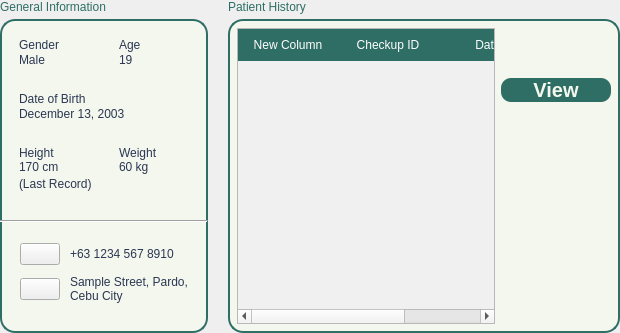
              <widget class="QWidget" name="PatInfo" native="true">
               <property name="sizePolicy">
                <sizepolicy hsizetype="Preferred" vsizetype="Expanding">
                 <horstretch>0</horstretch>
                 <verstretch>0</verstretch>
                </sizepolicy>
               </property>
               <property name="styleSheet">
                <string notr="true">#PatGenInfo, #HistoryCon {
	background-color: #F4F7ED;
	border: 2px solid #2E6E65;
	border-radius: 15px;
}
QLabel {
	font: 12pt &quot;Lexend&quot;;
	color: #2B3752;
}
#PatGender, #PatAge, #PatDoB, #PatContact, #PatAddress, #PatHeight, #PatWeight, #TransactionID, #Diagnosis, #TransactionDate {
	font: 500 15pt &quot;Lexend&quot;;
}
#title, #title_2, #title_3 {
	font: 10pt &quot;Lexend&quot;;
}
#Header_3, #Header_2 {
	color: #2E6E65;
	font: 700 15pt &quot;Lexend&quot;;
}
#HistoryObject {
	background-color: rgba(46, 110, 101, 0.3);
	border-radius: 15px;
}
Line {
	background-color: #2E6E65;
	max-height: 2px;
}
#LastRecord {
	font: 300 10pt &quot;Lexend Light&quot;;
}</string>
               </property>
               <layout class="QHBoxLayout" name="horizontalLayout_5">
                <property name="spacing">
                 <number>20</number>
                </property>
                <property name="leftMargin">
                 <number>0</number>
                </property>
                <property name="topMargin">
                 <number>0</number>
                </property>
                <property name="rightMargin">
                 <number>0</number>
                </property>
                <property name="bottomMargin">
                 <number>0</number>
                </property>
                <item alignment="Qt::AlignTop">
                 <widget class="QWidget" name="PatGen" native="true">
                  <layout class="QVBoxLayout" name="verticalLayout_19">
                   <property name="spacing">
                    <number>5</number>
                   </property>
                   <property name="leftMargin">
                    <number>0</number>
                   </property>
                   <property name="topMargin">
                    <number>0</number>
                   </property>
                   <property name="rightMargin">
                    <number>0</number>
                   </property>
                   <property name="bottomMargin">
                    <number>0</number>
                   </property>
                   <item alignment="Qt::AlignTop">
                    <widget class="QLabel" name="Header_3">
                     <property name="text">
                      <string>General Information</string>
                     </property>
                    </widget>
                   </item>
                   <item alignment="Qt::AlignLeft">
                    <widget class="QWidget" name="PatGenInfo" native="true">
                     <property name="styleSheet">
                      <string notr="true"/>
                     </property>
                     <layout class="QVBoxLayout" name="verticalLayout_9">
                      <property name="spacing">
                       <number>10</number>
                      </property>
                      <property name="leftMargin">
                       <number>0</number>
                      </property>
                      <property name="topMargin">
                       <number>10</number>
                      </property>
                      <property name="rightMargin">
                       <number>0</number>
                      </property>
                      <property name="bottomMargin">
                       <number>10</number>
                      </property>
                      <item>
                       <widget class="QWidget" name="widget_7" native="true">
                        <layout class="QVBoxLayout" name="verticalLayout_10">
                         <property name="spacing">
                          <number>25</number>
                         </property>
                         <item>
                          <widget class="QWidget" name="widget_9" native="true">
                           <layout class="QHBoxLayout" name="horizontalLayout_6">
                            <property name="spacing">
                             <number>30</number>
                            </property>
                            <property name="leftMargin">
                             <number>10</number>
                            </property>
                            <property name="topMargin">
                             <number>0</number>
                            </property>
                            <property name="rightMargin">
                             <number>10</number>
                            </property>
                            <property name="bottomMargin">
                             <number>0</number>
                            </property>
                            <item alignment="Qt::AlignTop">
                             <widget class="QWidget" name="widget_11" native="true">
                              <layout class="QVBoxLayout" name="verticalLayout_11">
                               <property name="spacing">
                                <number>1</number>
                               </property>
                               <property name="leftMargin">
                                <number>0</number>
                               </property>
                               <property name="topMargin">
                                <number>0</number>
                               </property>
                               <property name="rightMargin">
                                <number>0</number>
                               </property>
                               <property name="bottomMargin">
                                <number>0</number>
                               </property>
                               <item>
                                <widget class="QLabel" name="label">
                                 <property name="text">
                                  <string>Gender</string>
                                 </property>
                                </widget>
                               </item>
                               <item>
                                <widget class="QLabel" name="PatGender">
                                 <property name="text">
                                  <string>Male</string>
                                 </property>
                                </widget>
                               </item>
                              </layout>
                             </widget>
                            </item>
                            <item alignment="Qt::AlignTop">
                             <widget class="QWidget" name="widget_12" native="true">
                              <layout class="QVBoxLayout" name="verticalLayout_12">
                               <property name="spacing">
                                <number>1</number>
                               </property>
                               <property name="leftMargin">
                                <number>0</number>
                               </property>
                               <property name="topMargin">
                                <number>0</number>
                               </property>
                               <property name="rightMargin">
                                <number>0</number>
                               </property>
                               <property name="bottomMargin">
                                <number>0</number>
                               </property>
                               <item>
                                <widget class="QLabel" name="label_3">
                                 <property name="text">
                                  <string>Age</string>
                                 </property>
                                </widget>
                               </item>
                               <item>
                                <widget class="QLabel" name="PatAge">
                                 <property name="text">
                                  <string>19</string>
                                 </property>
                                </widget>
                               </item>
                              </layout>
                             </widget>
                            </item>
                           </layout>
                          </widget>
                         </item>
                         <item>
                          <widget class="QWidget" name="widget_10" native="true">
                           <layout class="QVBoxLayout" name="verticalLayout_13">
                            <property name="spacing">
                             <number>1</number>
                            </property>
                            <property name="leftMargin">
                             <number>10</number>
                            </property>
                            <property name="topMargin">
                             <number>0</number>
                            </property>
                            <property name="rightMargin">
                             <number>10</number>
                            </property>
                            <property name="bottomMargin">
                             <number>0</number>
                            </property>
                            <item>
                             <widget class="QLabel" name="label_5">
                              <property name="text">
                               <string>Date of Birth</string>
                              </property>
                             </widget>
                            </item>
                            <item>
                             <widget class="QLabel" name="PatDoB">
                              <property name="text">
                               <string>December 13, 2003</string>
                              </property>
                             </widget>
                            </item>
                           </layout>
                          </widget>
                         </item>
                         <item>
                          <widget class="QWidget" name="widget_14" native="true">
                           <layout class="QVBoxLayout" name="verticalLayout_17">
                            <property name="spacing">
                             <number>3</number>
                            </property>
                            <property name="leftMargin">
                             <number>10</number>
                            </property>
                            <property name="topMargin">
                             <number>0</number>
                            </property>
                            <property name="rightMargin">
                             <number>10</number>
                            </property>
                            <property name="bottomMargin">
                             <number>10</number>
                            </property>
                            <item>
                             <widget class="QWidget" name="widget_6" native="true">
                              <layout class="QHBoxLayout" name="horizontalLayout_8">
                               <property name="spacing">
                                <number>30</number>
                               </property>
                               <property name="leftMargin">
                                <number>0</number>
                               </property>
                               <property name="topMargin">
                                <number>0</number>
                               </property>
                               <property name="rightMargin">
                                <number>0</number>
                               </property>
                               <property name="bottomMargin">
                                <number>0</number>
                               </property>
                               <item>
                                <widget class="QWidget" name="widget_16" native="true">
                                 <layout class="QVBoxLayout" name="verticalLayout_15">
                                  <property name="spacing">
                                   <number>0</number>
                                  </property>
                                  <property name="leftMargin">
                                   <number>0</number>
                                  </property>
                                  <property name="topMargin">
                                   <number>0</number>
                                  </property>
                                  <property name="rightMargin">
                                   <number>0</number>
                                  </property>
                                  <property name="bottomMargin">
                                   <number>0</number>
                                  </property>
                                  <item>
                                   <widget class="QLabel" name="label_4">
                                    <property name="text">
                                     <string>Height</string>
                                    </property>
                                   </widget>
                                  </item>
                                  <item>
                                   <widget class="QLabel" name="PatHeight">
                                    <property name="text">
                                     <string>170 cm</string>
                                    </property>
                                   </widget>
                                  </item>
                                 </layout>
                                </widget>
                               </item>
                               <item>
                                <widget class="QWidget" name="widget_17" native="true">
                                 <layout class="QVBoxLayout" name="verticalLayout_16">
                                  <property name="spacing">
                                   <number>0</number>
                                  </property>
                                  <property name="leftMargin">
                                   <number>0</number>
                                  </property>
                                  <property name="topMargin">
                                   <number>0</number>
                                  </property>
                                  <property name="rightMargin">
                                   <number>0</number>
                                  </property>
                                  <property name="bottomMargin">
                                   <number>0</number>
                                  </property>
                                  <item>
                                   <widget class="QLabel" name="label_6">
                                    <property name="text">
                                     <string>Weight</string>
                                    </property>
                                   </widget>
                                  </item>
                                  <item>
                                   <widget class="QLabel" name="PatWeight">
                                    <property name="text">
                                     <string>60 kg</string>
                                    </property>
                                   </widget>
                                  </item>
                                 </layout>
                                </widget>
                               </item>
                              </layout>
                             </widget>
                            </item>
                            <item>
                             <widget class="QLabel" name="LastRecord">
                              <property name="text">
                               <string>(Last Record)</string>
                              </property>
                             </widget>
                            </item>
                           </layout>
                          </widget>
                         </item>
                        </layout>
                       </widget>
                      </item>
                      <item>
                       <widget class="Line" name="line">
                        <property name="orientation">
                         <enum>Qt::Horizontal</enum>
                        </property>
                       </widget>
                      </item>
                      <item alignment="Qt::AlignTop">
                       <widget class="QWidget" name="widget_8" native="true">
                        <layout class="QVBoxLayout" name="verticalLayout_14">
                         <property name="spacing">
                          <number>10</number>
                         </property>
                         <property name="leftMargin">
                          <number>20</number>
                         </property>
                         <property name="topMargin">
                          <number>10</number>
                         </property>
                         <property name="rightMargin">
                          <number>20</number>
                         </property>
                         <property name="bottomMargin">
                          <number>20</number>
                         </property>
                         <item>
                          <widget class="QWidget" name="widget_13" native="true">
                           <property name="sizePolicy">
                            <sizepolicy hsizetype="Expanding" vsizetype="Preferred">
                             <horstretch>0</horstretch>
                             <verstretch>0</verstretch>
                            </sizepolicy>
                           </property>
                           <layout class="QHBoxLayout" name="horizontalLayout_7">
                            <property name="spacing">
                             <number>10</number>
                            </property>
                            <property name="leftMargin">
                             <number>0</number>
                            </property>
                            <property name="topMargin">
                             <number>0</number>
                            </property>
                            <property name="rightMargin">
                             <number>0</number>
                            </property>
                            <property name="bottomMargin">
                             <number>0</number>
                            </property>
                            <item alignment="Qt::AlignLeft">
                             <widget class="QPushButton" name="pushButton">
                              <property name="text">
                               <string/>
                              </property>
                              <property name="icon">
                               <iconset resource="../Images/resources.qrc">
                                <normaloff>:/lucide/icons/phone.svg</normaloff>:/lucide/icons/phone.svg</iconset>
                              </property>
                              <property name="iconSize">
                               <size>
                                <width>30</width>
                                <height>30</height>
                               </size>
                              </property>
                             </widget>
                            </item>
                            <item alignment="Qt::AlignVCenter">
                             <widget class="QLabel" name="PatContact">
                              <property name="sizePolicy">
                               <sizepolicy hsizetype="Expanding" vsizetype="Preferred">
                                <horstretch>0</horstretch>
                                <verstretch>0</verstretch>
                               </sizepolicy>
                              </property>
                              <property name="text">
                               <string>+63 1234 567 8910</string>
                              </property>
                              <property name="alignment">
                               <set>Qt::AlignLeading</set>
                              </property>
                             </widget>
                            </item>
                           </layout>
                          </widget>
                         </item>
                         <item>
                          <widget class="QWidget" name="widget_15" native="true">
                           <property name="sizePolicy">
                            <sizepolicy hsizetype="Expanding" vsizetype="Preferred">
                             <horstretch>0</horstretch>
                             <verstretch>0</verstretch>
                            </sizepolicy>
                           </property>
                           <layout class="QHBoxLayout" name="horizontalLayout_9">
                            <property name="spacing">
                             <number>10</number>
                            </property>
                            <property name="leftMargin">
                             <number>0</number>
                            </property>
                            <property name="topMargin">
                             <number>0</number>
                            </property>
                            <property name="rightMargin">
                             <number>0</number>
                            </property>
                            <property name="bottomMargin">
                             <number>0</number>
                            </property>
                            <item alignment="Qt::AlignLeft">
                             <widget class="QPushButton" name="pushButton_3">
                              <property name="text">
                               <string/>
                              </property>
                              <property name="icon">
                               <iconset resource="../Images/resources.qrc">
                                <normaloff>:/lucide/icons/house.svg</normaloff>:/lucide/icons/house.svg</iconset>
                              </property>
                              <property name="iconSize">
                               <size>
                                <width>30</width>
                                <height>30</height>
                               </size>
                              </property>
                             </widget>
                            </item>
                            <item alignment="Qt::AlignVCenter">
                             <widget class="QLabel" name="PatAddress">
                              <property name="sizePolicy">
                               <sizepolicy hsizetype="Expanding" vsizetype="Preferred">
                                <horstretch>0</horstretch>
                                <verstretch>0</verstretch>
                               </sizepolicy>
                              </property>
                              <property name="text">
                               <string>Sample Street, Pardo, Cebu City</string>
                              </property>
                              <property name="alignment">
                               <set>Qt::AlignLeading</set>
                              </property>
                              <property name="wordWrap">
                               <bool>true</bool>
                              </property>
                             </widget>
                            </item>
                           </layout>
                          </widget>
                         </item>
                        </layout>
                       </widget>
                      </item>
                     </layout>
                    </widget>
                   </item>
                  </layout>
                 </widget>
                </item>
                <item>
                 <widget class="QWidget" name="PatHistory" native="true">
                  <property name="sizePolicy">
                   <sizepolicy hsizetype="Expanding" vsizetype="Preferred">
                    <horstretch>0</horstretch>
                    <verstretch>0</verstretch>
                   </sizepolicy>
                  </property>
                  <layout class="QVBoxLayout" name="verticalLayout_18">
                   <property name="spacing">
                    <number>5</number>
                   </property>
                   <property name="leftMargin">
                    <number>0</number>
                   </property>
                   <property name="topMargin">
                    <number>0</number>
                   </property>
                   <property name="rightMargin">
                    <number>0</number>
                   </property>
                   <property name="bottomMargin">
                    <number>0</number>
                   </property>
                   <item alignment="Qt::AlignTop">
                    <widget class="QLabel" name="Header_2">
                     <property name="text">
                      <string>Patient History</string>
                     </property>
                    </widget>
                   </item>
                   <item>
                    <widget class="QWidget" name="HistoryCon" native="true">
                     <property name="sizePolicy">
                      <sizepolicy hsizetype="Preferred" vsizetype="Expanding">
                       <horstretch>0</horstretch>
                       <verstretch>0</verstretch>
                      </sizepolicy>
                     </property>
                     <layout class="QHBoxLayout" name="horizontalLayout_10">
                      <item>
                       <widget class="QScrollArea" name="scrollArea">
                        <property name="styleSheet">
                         <string notr="true">QScrollBar:vertical {
     background: transparent;
     width: 10px;
	border-radius: 5px;
}
QScrollBar::handle:vertical {
    	background: #C0C0C0;
    	border-radius: 5px;
}
QScrollBar::handle:vertical:hover {
    	background: #A0A0A0;
}
QScrollBar::add-line:vertical,
QScrollBar::sub-line:vertical{
    	background: none;
    	border: none;
}
</string>
                        </property>
                        <property name="widgetResizable">
                         <bool>true</bool>
                        </property>
                        <widget class="QWidget" name="scrollAreaWidgetContents_2">
                         <property name="geometry">
                          <rect>
                           <x>0</x>
                           <y>0</y>
                           <width>432</width>
                           <height>573</height>
                          </rect>
                         </property>
                         <layout class="QVBoxLayout" name="verticalLayout_21">
                          <property name="spacing">
                           <number>0</number>
                          </property>
                          <property name="leftMargin">
                           <number>0</number>
                          </property>
                          <property name="topMargin">
                           <number>0</number>
                          </property>
                          <property name="rightMargin">
                           <number>0</number>
                          </property>
                          <property name="bottomMargin">
                           <number>0</number>
                          </property>
                          <item>
                           <widget class="QTableWidget" name="HistoryTable">
                            <property name="styleSheet">
                             <string notr="true">QTableWidget {
	background-color: #f0f0f0;
	gridline-color: transparent;
	border-radius: 8px;
}
QTableWidget::item {
	border: none;
	font:500 16pt &quot;Satoshi&quot;;
	color: #2B3752;
}
QTableWidget::item:selected {
	background-color: rgba(46, 110, 101, 0.3);
}
QTableWidget QHeaderView::section {
	background-color: #2E6E65;
	color: white;
	padding: 5px;
	font: 700 15pt &quot;Satoshi&quot;;
	border: 2px solid #2E6E65;
}</string>
                            </property>
                            <attribute name="horizontalHeaderStretchLastSection">
                             <bool>true</bool>
                            </attribute>
                            <column>
                             <property name="text">
                              <string>New Column</string>
                             </property>
                            </column>
                            <column>
                             <property name="text">
                              <string>Checkup ID</string>
                             </property>
                            </column>
                            <column>
                             <property name="text">
                              <string>Date</string>
                             </property>
                            </column>
                           </widget>
                          </item>
                         </layout>
                        </widget>
                       </widget>
                      </item>
                      <item alignment="Qt::AlignTop">
                       <widget class="QWidget" name="widget_2" native="true">
                        <property name="sizePolicy">
                         <sizepolicy hsizetype="Fixed" vsizetype="Preferred">
                          <horstretch>0</horstretch>
                          <verstretch>0</verstretch>
                         </sizepolicy>
                        </property>
                        <property name="minimumSize">
                         <size>
                          <width>110</width>
                          <height>0</height>
                         </size>
                        </property>
                        <property name="styleSheet">
                         <string notr="true">QPushButton {
	font: 900 10pt &quot;Satoshi Black&quot;;
	background-color:  #2E6E65;
	border-radius: 10px;
	font-weight: bold;	
	font-size: 20px;
	color: #F4F7ED;
	text-align: center;
}</string>
                        </property>
                        <layout class="QVBoxLayout" name="verticalLayout_20">
                         <property name="spacing">
                          <number>5</number>
                         </property>
                         <property name="leftMargin">
                          <number>0</number>
                         </property>
                         <property name="topMargin">
                          <number>50</number>
                         </property>
                         <property name="rightMargin">
                          <number>0</number>
                         </property>
                         <property name="bottomMargin">
                          <number>0</number>
                         </property>
                         <item>
                          <widget class="QPushButton" name="pushButton_2">
                           <property name="text">
                            <string>View</string>
                           </property>
                          </widget>
                         </item>
                        </layout>
                       </widget>
                      </item>
                     </layout>
                    </widget>
                   </item>
                  </layout>
                 </widget>
                </item>
               </layout>
              </widget>
